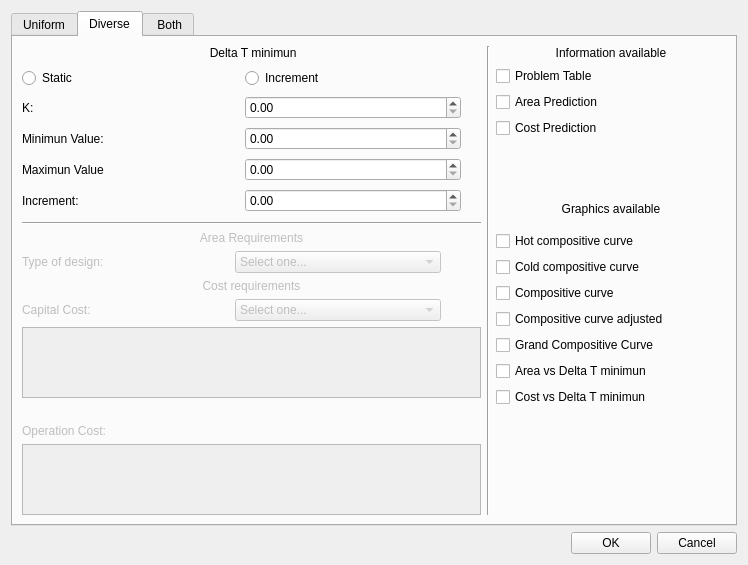
<?xml version="1.0" encoding="UTF-8"?>
<ui version="4.0">
 <class>AnalisisPersonalizado</class>
 <widget class="QWidget" name="AnalisisPersonalizado">
  <property name="geometry">
   <rect>
    <x>0</x>
    <y>0</y>
    <width>748</width>
    <height>556</height>
   </rect>
  </property>
  <property name="windowTitle">
   <string>Form</string>
  </property>
  <layout class="QGridLayout" name="gridLayout">
   <item row="0" column="0">
    <widget class="QTabWidget" name="tabWidget">
     <property name="currentIndex">
      <number>1</number>
     </property>
     <widget class="QWidget" name="uniform">
      <attribute name="title">
       <string>Uniform</string>
      </attribute>
      <layout class="QGridLayout" name="gridLayout_7">
       <item row="1" column="3">
        <layout class="QGridLayout" name="checkboxesinfo">
         <item row="2" column="0">
          <widget class="QCheckBox" name="UCP">
           <property name="text">
            <string>Cost Prediction</string>
           </property>
          </widget>
         </item>
         <item row="1" column="0">
          <widget class="QCheckBox" name="UAP">
           <property name="text">
            <string>Area Prediction</string>
           </property>
          </widget>
         </item>
         <item row="0" column="0">
          <widget class="QCheckBox" name="UPT">
           <property name="text">
            <string>Problem Table</string>
           </property>
          </widget>
         </item>
         <item row="3" column="0">
          <spacer name="verticalSpacer_3">
           <property name="orientation">
            <enum>Qt::Vertical</enum>
           </property>
           <property name="sizeHint" stdset="0">
            <size>
             <width>20</width>
             <height>40</height>
            </size>
           </property>
          </spacer>
         </item>
        </layout>
       </item>
       <item row="4" column="3" rowspan="4">
        <layout class="QGridLayout" name="checkbovesgrap">
         <item row="0" column="0">
          <widget class="QCheckBox" name="UHCC">
           <property name="text">
            <string>Hot compositive curve</string>
           </property>
          </widget>
         </item>
         <item row="5" column="0">
          <widget class="QCheckBox" name="UADTM">
           <property name="text">
            <string>Area vs Delta T minimun</string>
           </property>
          </widget>
         </item>
         <item row="6" column="0">
          <widget class="QCheckBox" name="UCDTM">
           <property name="text">
            <string>Cost vs Delta T minimun</string>
           </property>
          </widget>
         </item>
         <item row="1" column="0">
          <widget class="QCheckBox" name="UCCC">
           <property name="text">
            <string>Cold compositive curve</string>
           </property>
          </widget>
         </item>
         <item row="4" column="0">
          <widget class="QCheckBox" name="UGCC">
           <property name="text">
            <string>Grand Compositive Curve</string>
           </property>
          </widget>
         </item>
         <item row="2" column="0">
          <widget class="QCheckBox" name="UCC">
           <property name="text">
            <string>Compositive curve</string>
           </property>
          </widget>
         </item>
         <item row="3" column="0">
          <widget class="QCheckBox" name="UCCA">
           <property name="text">
            <string>Compositive curve adjusted</string>
           </property>
          </widget>
         </item>
         <item row="7" column="0">
          <spacer name="verticalSpacer_4">
           <property name="orientation">
            <enum>Qt::Vertical</enum>
           </property>
           <property name="sizeHint" stdset="0">
            <size>
             <width>20</width>
             <height>40</height>
            </size>
           </property>
          </spacer>
         </item>
        </layout>
       </item>
       <item row="0" column="0" colspan="2">
        <layout class="QVBoxLayout" name="DeltaHeader">
         <item>
          <widget class="QLabel" name="Utext1">
           <property name="text">
            <string> Delta T minimun</string>
           </property>
           <property name="alignment">
            <set>Qt::AlignCenter</set>
           </property>
          </widget>
         </item>
        </layout>
       </item>
       <item row="0" column="3">
        <layout class="QVBoxLayout" name="InfoAvaHeader">
         <item>
          <widget class="QLabel" name="Utext2">
           <property name="text">
            <string>Information available</string>
           </property>
           <property name="alignment">
            <set>Qt::AlignCenter</set>
           </property>
          </widget>
         </item>
        </layout>
       </item>
       <item row="2" column="3">
        <layout class="QVBoxLayout" name="GraphiHeader">
         <item>
          <widget class="QLabel" name="Utext5">
           <property name="text">
            <string>Graphics available</string>
           </property>
           <property name="alignment">
            <set>Qt::AlignCenter</set>
           </property>
          </widget>
         </item>
        </layout>
       </item>
       <item row="1" column="0" rowspan="2" colspan="2">
        <layout class="QGridLayout" name="Static_Increment">
         <item row="0" column="1">
          <widget class="QRadioButton" name="IncrementradioButton">
           <property name="text">
            <string>Increment</string>
           </property>
          </widget>
         </item>
         <item row="1" column="1">
          <widget class="QDoubleSpinBox" name="Minimun">
           <property name="enabled">
            <bool>true</bool>
           </property>
           <property name="maximum">
            <double>999999999.990000009536743</double>
           </property>
          </widget>
         </item>
         <item row="2" column="1">
          <widget class="QDoubleSpinBox" name="Maximun">
           <property name="maximum">
            <double>999999999.990000009536743</double>
           </property>
          </widget>
         </item>
         <item row="2" column="0">
          <widget class="QLabel" name="Utext10">
           <property name="text">
            <string>Maximun Value</string>
           </property>
          </widget>
         </item>
         <item row="0" column="0">
          <widget class="QRadioButton" name="StaticradioButton">
           <property name="text">
            <string>Static </string>
           </property>
          </widget>
         </item>
         <item row="3" column="1">
          <widget class="QDoubleSpinBox" name="Increment">
           <property name="decimals">
            <number>2</number>
           </property>
           <property name="maximum">
            <double>999999999.990000009536743</double>
           </property>
          </widget>
         </item>
         <item row="3" column="0">
          <widget class="QLabel" name="Utext11">
           <property name="text">
            <string>Increment:</string>
           </property>
          </widget>
         </item>
         <item row="1" column="0">
          <widget class="QLabel" name="Utext9">
           <property name="enabled">
            <bool>true</bool>
           </property>
           <property name="text">
            <string>Minimun Value:</string>
           </property>
           <property name="alignment">
            <set>Qt::AlignLeading|Qt::AlignLeft|Qt::AlignVCenter</set>
           </property>
          </widget>
         </item>
         <item row="1" column="2" rowspan="3">
          <spacer name="verticalSpacer_5">
           <property name="orientation">
            <enum>Qt::Vertical</enum>
           </property>
           <property name="sizeType">
            <enum>QSizePolicy::Ignored</enum>
           </property>
           <property name="sizeHint" stdset="0">
            <size>
             <width>20</width>
             <height>40</height>
            </size>
           </property>
          </spacer>
         </item>
        </layout>
       </item>
       <item row="3" column="0" colspan="2">
        <widget class="Line" name="line">
         <property name="orientation">
          <enum>Qt::Horizontal</enum>
         </property>
        </widget>
       </item>
       <item row="0" column="2" rowspan="8">
        <widget class="Line" name="line_2">
         <property name="orientation">
          <enum>Qt::Vertical</enum>
         </property>
        </widget>
       </item>
       <item row="4" column="0" colspan="2">
        <layout class="QVBoxLayout" name="AreaHeader">
         <item>
          <widget class="QLabel" name="Utext4">
           <property name="enabled">
            <bool>false</bool>
           </property>
           <property name="text">
            <string>Area Requirements</string>
           </property>
           <property name="alignment">
            <set>Qt::AlignCenter</set>
           </property>
          </widget>
         </item>
        </layout>
       </item>
       <item row="5" column="0" colspan="2">
        <layout class="QHBoxLayout" name="Typeofdesign">
         <item>
          <layout class="QHBoxLayout" name="contenido">
           <item>
            <widget class="QLabel" name="Utext7">
             <property name="enabled">
              <bool>false</bool>
             </property>
             <property name="text">
              <string>Type of design:</string>
             </property>
            </widget>
           </item>
           <item>
            <widget class="QComboBox" name="UTodcomboBox">
             <property name="enabled">
              <bool>false</bool>
             </property>
             <item>
              <property name="text">
               <string>Select one...</string>
              </property>
             </item>
             <item>
              <property name="text">
               <string>Countercurrent</string>
              </property>
             </item>
             <item>
              <property name="text">
               <string>Cocurrent</string>
              </property>
             </item>
            </widget>
           </item>
           <item>
            <spacer name="horizontalSpacer_2">
             <property name="orientation">
              <enum>Qt::Horizontal</enum>
             </property>
             <property name="sizeType">
              <enum>QSizePolicy::Ignored</enum>
             </property>
             <property name="sizeHint" stdset="0">
              <size>
               <width>40</width>
               <height>20</height>
              </size>
             </property>
            </spacer>
           </item>
          </layout>
         </item>
        </layout>
       </item>
       <item row="6" column="0" colspan="2">
        <layout class="QVBoxLayout" name="CostHeader">
         <item>
          <widget class="QLabel" name="Utext3">
           <property name="enabled">
            <bool>false</bool>
           </property>
           <property name="text">
            <string>Cost requirements</string>
           </property>
           <property name="alignment">
            <set>Qt::AlignCenter</set>
           </property>
          </widget>
         </item>
        </layout>
       </item>
       <item row="7" column="0" colspan="2">
        <layout class="QGridLayout" name="Costos">
         <item row="3" column="1" colspan="2">
          <widget class="QLabel" name="UAVISO">
           <property name="text">
            <string/>
           </property>
          </widget>
         </item>
         <item row="4" column="1" colspan="2">
          <widget class="QLabel" name="Utext8">
           <property name="enabled">
            <bool>false</bool>
           </property>
           <property name="text">
            <string>Operation Cost:</string>
           </property>
          </widget>
         </item>
         <item row="5" column="1" colspan="2">
          <widget class="QTableWidget" name="UtableOperation">
           <property name="enabled">
            <bool>false</bool>
           </property>
          </widget>
         </item>
         <item row="2" column="1" colspan="2">
          <widget class="QTableWidget" name="UtableCapital">
           <property name="enabled">
            <bool>false</bool>
           </property>
          </widget>
         </item>
         <item row="1" column="1" colspan="2">
          <layout class="QGridLayout" name="Capitalcost">
           <item row="0" column="0">
            <widget class="QLabel" name="Utext6">
             <property name="enabled">
              <bool>false</bool>
             </property>
             <property name="text">
              <string>Capital Cost:</string>
             </property>
            </widget>
           </item>
           <item row="0" column="1">
            <widget class="QComboBox" name="UFCapcomboBox">
             <property name="enabled">
              <bool>false</bool>
             </property>
             <item>
              <property name="text">
               <string>Select one...</string>
              </property>
             </item>
             <item>
              <property name="text">
               <string>a+b*(A)^c   </string>
              </property>
             </item>
             <item>
              <property name="text">
               <string>b*(A)^c  </string>
              </property>
             </item>
            </widget>
           </item>
           <item row="0" column="2">
            <spacer name="horizontalSpacer_3">
             <property name="orientation">
              <enum>Qt::Horizontal</enum>
             </property>
             <property name="sizeType">
              <enum>QSizePolicy::Ignored</enum>
             </property>
             <property name="sizeHint" stdset="0">
              <size>
               <width>40</width>
               <height>20</height>
              </size>
             </property>
            </spacer>
           </item>
          </layout>
         </item>
        </layout>
       </item>
      </layout>
     </widget>
     <widget class="QWidget" name="diverse">
      <attribute name="title">
       <string>Diverse</string>
      </attribute>
      <layout class="QGridLayout" name="gridLayout_2">
       <item row="0" column="3">
        <layout class="QVBoxLayout" name="D_InfoHeader">
         <item>
          <widget class="QLabel" name="Dtext2">
           <property name="text">
            <string>Information available</string>
           </property>
           <property name="alignment">
            <set>Qt::AlignCenter</set>
           </property>
          </widget>
         </item>
        </layout>
       </item>
       <item row="6" column="0" colspan="2">
        <layout class="QVBoxLayout" name="D_Typeofesign">
         <item>
          <layout class="QGridLayout" name="D_contenido">
           <item row="0" column="0">
            <widget class="QLabel" name="Dtext11">
             <property name="enabled">
              <bool>false</bool>
             </property>
             <property name="text">
              <string>Type of design:</string>
             </property>
             <property name="alignment">
              <set>Qt::AlignJustify|Qt::AlignVCenter</set>
             </property>
            </widget>
           </item>
           <item row="0" column="1">
            <widget class="QComboBox" name="DTodcomboBox">
             <property name="enabled">
              <bool>false</bool>
             </property>
             <item>
              <property name="text">
               <string>Select one...</string>
              </property>
             </item>
             <item>
              <property name="text">
               <string>Countercurrent</string>
              </property>
             </item>
             <item>
              <property name="text">
               <string>Cocurrent</string>
              </property>
             </item>
            </widget>
           </item>
           <item row="0" column="2">
            <spacer name="horizontalSpacer_4">
             <property name="orientation">
              <enum>Qt::Horizontal</enum>
             </property>
             <property name="sizeType">
              <enum>QSizePolicy::Ignored</enum>
             </property>
             <property name="sizeHint" stdset="0">
              <size>
               <width>40</width>
               <height>20</height>
              </size>
             </property>
            </spacer>
           </item>
          </layout>
         </item>
        </layout>
       </item>
       <item row="0" column="0" colspan="2">
        <layout class="QVBoxLayout" name="D_DeltaHeader">
         <item>
          <widget class="QLabel" name="Dtext1">
           <property name="text">
            <string> Delta T minimun</string>
           </property>
           <property name="alignment">
            <set>Qt::AlignCenter</set>
           </property>
          </widget>
         </item>
        </layout>
       </item>
       <item row="1" column="0" rowspan="3" colspan="2">
        <layout class="QGridLayout" name="D_Static_Increment">
         <item row="4" column="1">
          <widget class="QDoubleSpinBox" name="Dincrement">
           <property name="decimals">
            <number>2</number>
           </property>
           <property name="maximum">
            <double>999999999.990000009536743</double>
           </property>
          </widget>
         </item>
         <item row="2" column="0">
          <widget class="QLabel" name="Dtext4">
           <property name="enabled">
            <bool>true</bool>
           </property>
           <property name="text">
            <string>Minimun Value:</string>
           </property>
           <property name="alignment">
            <set>Qt::AlignLeading|Qt::AlignLeft|Qt::AlignVCenter</set>
           </property>
          </widget>
         </item>
         <item row="2" column="1">
          <widget class="QDoubleSpinBox" name="Dminimun">
           <property name="enabled">
            <bool>true</bool>
           </property>
           <property name="maximum">
            <double>999999999.990000009536743</double>
           </property>
          </widget>
         </item>
         <item row="3" column="1">
          <widget class="QDoubleSpinBox" name="Dmaximun">
           <property name="maximum">
            <double>999999999.990000009536743</double>
           </property>
          </widget>
         </item>
         <item row="0" column="1">
          <widget class="QRadioButton" name="DIncrementradioButton">
           <property name="text">
            <string>Increment</string>
           </property>
          </widget>
         </item>
         <item row="3" column="0">
          <widget class="QLabel" name="Dtext5">
           <property name="text">
            <string>Maximun Value</string>
           </property>
          </widget>
         </item>
         <item row="1" column="0">
          <widget class="QLabel" name="Dtext7">
           <property name="text">
            <string>K:</string>
           </property>
           <property name="alignment">
            <set>Qt::AlignJustify|Qt::AlignVCenter</set>
           </property>
          </widget>
         </item>
         <item row="1" column="1">
          <widget class="QDoubleSpinBox" name="Dk">
           <property name="decimals">
            <number>2</number>
           </property>
           <property name="maximum">
            <double>10.000000000000000</double>
           </property>
          </widget>
         </item>
         <item row="0" column="0">
          <widget class="QRadioButton" name="DStaticradioButton">
           <property name="text">
            <string>Static </string>
           </property>
          </widget>
         </item>
         <item row="4" column="0">
          <widget class="QLabel" name="Dtext6">
           <property name="text">
            <string>Increment:</string>
           </property>
          </widget>
         </item>
         <item row="1" column="2" rowspan="4">
          <spacer name="verticalSpacer_6">
           <property name="orientation">
            <enum>Qt::Vertical</enum>
           </property>
           <property name="sizeType">
            <enum>QSizePolicy::Ignored</enum>
           </property>
           <property name="sizeHint" stdset="0">
            <size>
             <width>20</width>
             <height>40</height>
            </size>
           </property>
          </spacer>
         </item>
        </layout>
       </item>
       <item row="5" column="0" colspan="2">
        <layout class="QVBoxLayout" name="D_AreaHeader">
         <item>
          <widget class="QLabel" name="Dtext9">
           <property name="enabled">
            <bool>false</bool>
           </property>
           <property name="text">
            <string>Area Requirements</string>
           </property>
           <property name="alignment">
            <set>Qt::AlignCenter</set>
           </property>
          </widget>
         </item>
        </layout>
       </item>
       <item row="8" column="0" colspan="2">
        <layout class="QGridLayout" name="D_Costos">
         <item row="3" column="1" colspan="2">
          <widget class="QLabel" name="Dtext12">
           <property name="enabled">
            <bool>false</bool>
           </property>
           <property name="text">
            <string>Operation Cost:</string>
           </property>
           <property name="alignment">
            <set>Qt::AlignJustify|Qt::AlignVCenter</set>
           </property>
          </widget>
         </item>
         <item row="1" column="1" colspan="2">
          <widget class="QTableWidget" name="DtableCapital">
           <property name="enabled">
            <bool>false</bool>
           </property>
          </widget>
         </item>
         <item row="4" column="1" colspan="2">
          <widget class="QTableWidget" name="DtableOperation">
           <property name="enabled">
            <bool>false</bool>
           </property>
          </widget>
         </item>
         <item row="0" column="1" colspan="2">
          <layout class="QGridLayout" name="Capitalcost_2">
           <item row="0" column="0">
            <widget class="QLabel" name="Dtext10">
             <property name="enabled">
              <bool>false</bool>
             </property>
             <property name="text">
              <string>Capital Cost:</string>
             </property>
             <property name="alignment">
              <set>Qt::AlignJustify|Qt::AlignVCenter</set>
             </property>
            </widget>
           </item>
           <item row="0" column="1">
            <widget class="QComboBox" name="DFCapcomboBox">
             <property name="enabled">
              <bool>false</bool>
             </property>
             <item>
              <property name="text">
               <string>Select one...</string>
              </property>
             </item>
             <item>
              <property name="text">
               <string>a+b*(A)^c   </string>
              </property>
             </item>
             <item>
              <property name="text">
               <string>b*(A)^c  </string>
              </property>
             </item>
            </widget>
           </item>
           <item row="0" column="2">
            <spacer name="horizontalSpacer_5">
             <property name="orientation">
              <enum>Qt::Horizontal</enum>
             </property>
             <property name="sizeType">
              <enum>QSizePolicy::Ignored</enum>
             </property>
             <property name="sizeHint" stdset="0">
              <size>
               <width>40</width>
               <height>20</height>
              </size>
             </property>
            </spacer>
           </item>
          </layout>
         </item>
         <item row="2" column="1" colspan="2">
          <widget class="QLabel" name="DAVISO">
           <property name="text">
            <string/>
           </property>
          </widget>
         </item>
        </layout>
       </item>
       <item row="1" column="3">
        <layout class="QGridLayout" name="D_checkboxesinfo">
         <item row="2" column="0">
          <widget class="QCheckBox" name="DCP">
           <property name="text">
            <string>Cost Prediction</string>
           </property>
          </widget>
         </item>
         <item row="1" column="0">
          <widget class="QCheckBox" name="DAP">
           <property name="text">
            <string>Area Prediction</string>
           </property>
          </widget>
         </item>
         <item row="0" column="0">
          <widget class="QCheckBox" name="DPT">
           <property name="text">
            <string>Problem Table</string>
           </property>
          </widget>
         </item>
         <item row="3" column="0">
          <spacer name="verticalSpacer_2">
           <property name="orientation">
            <enum>Qt::Vertical</enum>
           </property>
           <property name="sizeHint" stdset="0">
            <size>
             <width>20</width>
             <height>40</height>
            </size>
           </property>
          </spacer>
         </item>
        </layout>
       </item>
       <item row="7" column="0" colspan="2">
        <layout class="QVBoxLayout" name="D_CostHeader">
         <item>
          <widget class="QLabel" name="Dtext8">
           <property name="enabled">
            <bool>false</bool>
           </property>
           <property name="text">
            <string>Cost requirements</string>
           </property>
           <property name="alignment">
            <set>Qt::AlignCenter</set>
           </property>
          </widget>
         </item>
        </layout>
       </item>
       <item row="0" column="2" rowspan="9">
        <widget class="Line" name="line_4">
         <property name="orientation">
          <enum>Qt::Vertical</enum>
         </property>
        </widget>
       </item>
       <item row="2" column="3" rowspan="2">
        <layout class="QVBoxLayout" name="D_graphiHeader">
         <item>
          <widget class="QLabel" name="Dtext3">
           <property name="text">
            <string>Graphics available</string>
           </property>
           <property name="alignment">
            <set>Qt::AlignCenter</set>
           </property>
          </widget>
         </item>
        </layout>
       </item>
       <item row="4" column="0" colspan="2">
        <widget class="Line" name="line_3">
         <property name="orientation">
          <enum>Qt::Horizontal</enum>
         </property>
        </widget>
       </item>
       <item row="5" column="3" rowspan="4">
        <layout class="QGridLayout" name="D_checkboxesgrap">
         <item row="3" column="0">
          <widget class="QCheckBox" name="DCCA">
           <property name="text">
            <string>Compositive curve adjusted</string>
           </property>
          </widget>
         </item>
         <item row="0" column="0">
          <widget class="QCheckBox" name="DHCC">
           <property name="text">
            <string>Hot compositive curve</string>
           </property>
          </widget>
         </item>
         <item row="6" column="0">
          <widget class="QCheckBox" name="DCDTM">
           <property name="text">
            <string>Cost vs Delta T minimun</string>
           </property>
          </widget>
         </item>
         <item row="2" column="0">
          <widget class="QCheckBox" name="DCC">
           <property name="text">
            <string>Compositive curve</string>
           </property>
          </widget>
         </item>
         <item row="4" column="0">
          <widget class="QCheckBox" name="DGCC">
           <property name="text">
            <string>Grand Compositive Curve</string>
           </property>
          </widget>
         </item>
         <item row="5" column="0">
          <widget class="QCheckBox" name="DADTM">
           <property name="text">
            <string>Area vs Delta T minimun</string>
           </property>
          </widget>
         </item>
         <item row="1" column="0">
          <widget class="QCheckBox" name="DCCC">
           <property name="text">
            <string>Cold compositive curve</string>
           </property>
          </widget>
         </item>
         <item row="7" column="0">
          <spacer name="verticalSpacer">
           <property name="orientation">
            <enum>Qt::Vertical</enum>
           </property>
           <property name="sizeHint" stdset="0">
            <size>
             <width>20</width>
             <height>40</height>
            </size>
           </property>
          </spacer>
         </item>
        </layout>
       </item>
      </layout>
     </widget>
     <widget class="QWidget" name="both">
      <attribute name="title">
       <string> Both</string>
      </attribute>
     </widget>
    </widget>
   </item>
   <item row="1" column="0">
    <layout class="QGridLayout" name="gridLayout_3">
     <item row="0" column="2">
      <widget class="QPushButton" name="CANCEL">
       <property name="text">
        <string>Cancel</string>
       </property>
      </widget>
     </item>
     <item row="0" column="1">
      <widget class="QPushButton" name="OK">
       <property name="text">
        <string>OK</string>
       </property>
      </widget>
     </item>
     <item row="0" column="0">
      <spacer name="horizontalSpacer">
       <property name="orientation">
        <enum>Qt::Horizontal</enum>
       </property>
       <property name="sizeHint" stdset="0">
        <size>
         <width>40</width>
         <height>20</height>
        </size>
       </property>
      </spacer>
     </item>
    </layout>
   </item>
  </layout>
 </widget>
 <resources/>
 <connections/>
</ui>
